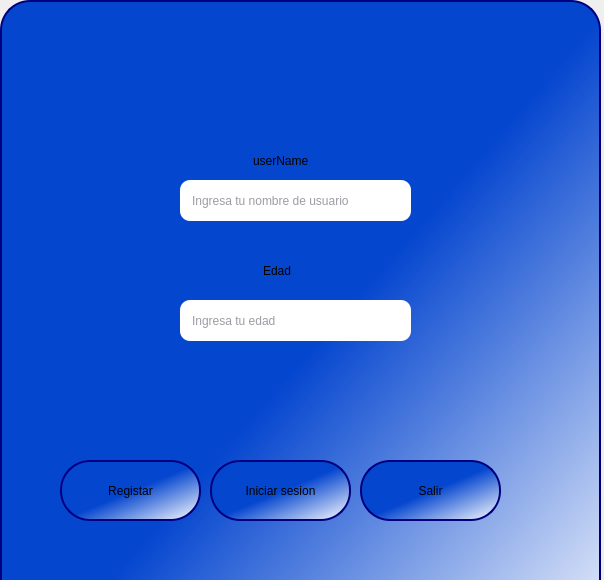
<?xml version="1.0" encoding="UTF-8"?>
<ui version="4.0">
 <class>Dialog</class>
 <widget class="QDialog" name="Dialog">
  <property name="geometry">
   <rect>
    <x>0</x>
    <y>0</y>
    <width>604</width>
    <height>580</height>
   </rect>
  </property>
  <property name="windowTitle">
   <string>Dialog</string>
  </property>
  <widget class="QFrame" name="frame">
   <property name="geometry">
    <rect>
     <x>0</x>
     <y>0</y>
     <width>601</width>
     <height>700</height>
    </rect>
   </property>
   <property name="minimumSize">
    <size>
     <width>300</width>
     <height>600</height>
    </size>
   </property>
   <property name="styleSheet">
    <string notr="true">border-radius:30px;
border:2px  solid #00007f;
padding:10px;
background-color: qlineargradient(spread:pad, x1:0.114697, y1:0.103, x2:1, y2:1, stop:0.447761 rgba(5, 70, 207, 255), stop:1 rgba(255, 255, 255, 255));</string>
   </property>
   <property name="frameShape">
    <enum>QFrame::StyledPanel</enum>
   </property>
   <property name="frameShadow">
    <enum>QFrame::Raised</enum>
   </property>
   <widget class="QLabel" name="label">
    <property name="geometry">
     <rect>
      <x>30</x>
      <y>0</y>
      <width>501</width>
      <height>171</height>
     </rect>
    </property>
    <property name="styleSheet">
     <string notr="true">color: rgb(0,0,0,0%);
border:none;
background-color: transparent;
border-radios:40px;</string>
    </property>
    <property name="text">
     <string/>
    </property>
    <property name="pixmap">
     <pixmap>../../../../Downloads/centro-recreacional.png</pixmap>
    </property>
    <property name="scaledContents">
     <bool>true</bool>
    </property>
   </widget>
   <widget class="QLabel" name="label_2">
    <property name="geometry">
     <rect>
      <x>240</x>
      <y>140</y>
      <width>101</width>
      <height>41</height>
     </rect>
    </property>
    <property name="sizePolicy">
     <sizepolicy hsizetype="Expanding" vsizetype="Expanding">
      <horstretch>0</horstretch>
      <verstretch>0</verstretch>
     </sizepolicy>
    </property>
    <property name="layoutDirection">
     <enum>Qt::LeftToRight</enum>
    </property>
    <property name="styleSheet">
     <string notr="true">background-color: transparent;
font: 75 12pt &quot;Arial&quot;;
border:none;
color: rgb(0, 0, 0);</string>
    </property>
    <property name="text">
     <string>userName</string>
    </property>
   </widget>
   <widget class="QLabel" name="label_3">
    <property name="geometry">
     <rect>
      <x>250</x>
      <y>250</y>
      <width>121</width>
      <height>41</height>
     </rect>
    </property>
    <property name="sizePolicy">
     <sizepolicy hsizetype="Expanding" vsizetype="Expanding">
      <horstretch>0</horstretch>
      <verstretch>0</verstretch>
     </sizepolicy>
    </property>
    <property name="layoutDirection">
     <enum>Qt::LeftToRight</enum>
    </property>
    <property name="styleSheet">
     <string notr="true">background-color: transparent;
font: 75 12pt &quot;Arial&quot;;
border:none;
color: rgb(0, 0, 0);
</string>
    </property>
    <property name="text">
     <string>Edad</string>
    </property>
   </widget>
   <widget class="QLineEdit" name="txtUserName">
    <property name="geometry">
     <rect>
      <x>180</x>
      <y>180</y>
      <width>231</width>
      <height>41</height>
     </rect>
    </property>
    <property name="styleSheet">
     <string notr="true">background-color: rgba(255, 255, 255, 255);
color: rgb(61, 56, 70);
border-radius: 10px;
border:none;</string>
    </property>
    <property name="placeholderText">
     <string>Ingresa tu nombre de usuario</string>
    </property>
   </widget>
   <widget class="QLineEdit" name="txtEdad">
    <property name="geometry">
     <rect>
      <x>180</x>
      <y>300</y>
      <width>231</width>
      <height>41</height>
     </rect>
    </property>
    <property name="styleSheet">
     <string notr="true">background-color: rgba(255, 255, 255, 255);
border-radius: 10px;
border:none;
color: rgb(61, 56, 70);</string>
    </property>
    <property name="placeholderText">
     <string>Ingresa tu edad</string>
    </property>
   </widget>
   <widget class="QPushButton" name="btnRegistrar">
    <property name="geometry">
     <rect>
      <x>60</x>
      <y>460</y>
      <width>141</width>
      <height>61</height>
     </rect>
    </property>
    <property name="styleSheet">
     <string notr="true">background-color: rgb(46, 194, 126);
border-color: rgb(192, 191, 188);
border-color: rgb(222, 221, 218);
color: rgb(0, 0, 0);
font: 75 12pt &quot;Arial&quot;;

QPushButton{
	background-color: rgb(87, 227, 137);

}
QPushButton:hover{
	background-color: rgb(143, 240, 164);

}</string>
    </property>
    <property name="text">
     <string>Registar</string>
    </property>
   </widget>
   <widget class="QPushButton" name="btnSalir">
    <property name="geometry">
     <rect>
      <x>360</x>
      <y>460</y>
      <width>141</width>
      <height>61</height>
     </rect>
    </property>
    <property name="styleSheet">
     <string notr="true">background-color: rgb(224, 27, 36);
color: rgb(0, 0, 0);
border-color: rgb(222, 221, 218);
font: 75 12pt &quot;Arial&quot;;

QPushButton{
	background-color: rgb(224, 27, 36);

}
QPushButton:hover{
	background-color: rgb(237, 51, 59);

}</string>
    </property>
    <property name="text">
     <string>Salir</string>
    </property>
   </widget>
   <widget class="QPushButton" name="btnIniciarSesion">
    <property name="geometry">
     <rect>
      <x>210</x>
      <y>460</y>
      <width>141</width>
      <height>61</height>
     </rect>
    </property>
    <property name="styleSheet">
     <string notr="true">background-color: rgb(46, 194, 126);
border-color: rgb(192, 191, 188);
border-color: rgb(222, 221, 218);
color: rgb(0, 0, 0);
font: 75 12pt &quot;Arial&quot;;

QPushButton{
	background-color: rgb(87, 227, 137);

}
QPushButton:hover{
	background-color: rgb(143, 240, 164);

}</string>
    </property>
    <property name="text">
     <string>Iniciar sesion</string>
    </property>
   </widget>
   <widget class="QLabel" name="labelError">
    <property name="geometry">
     <rect>
      <x>190</x>
      <y>400</y>
      <width>211</width>
      <height>51</height>
     </rect>
    </property>
    <property name="styleSheet">
     <string notr="true">border:none;
background:transparent;
color: rgb(224, 27, 36);
</string>
    </property>
    <property name="text">
     <string/>
    </property>
   </widget>
  </widget>
 </widget>
 <resources/>
 <connections/>
</ui>
